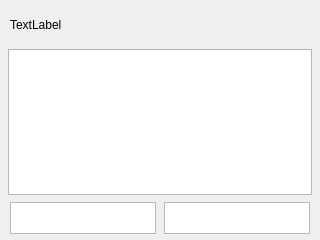
<?xml version='1.0' encoding='utf-8'?>
<ui version="4.0">
 <class>PlaylistWindow</class>
 <widget class="QDialog" name="PlaylistWindow">
  <property name="geometry">
   <rect>
    <x>0</x>
    <y>0</y>
    <width>320</width>
    <height>240</height>
   </rect>
  </property>
  <property name="windowTitle">
   <string>Dialog</string>
  </property>
  <widget class="QTableView" name="list_view">
   <property name="geometry">
    <rect>
     <x>8</x>
     <y>49</y>
     <width>304</width>
     <height>146</height>
    </rect>
   </property>
  </widget>
  <widget class="QLabel" name="tl_playlist">
   <property name="geometry">
    <rect>
     <x>10</x>
     <y>7</y>
     <width>300</width>
     <height>36</height>
    </rect>
   </property>
   <property name="text">
    <string>TextLabel</string>
   </property>
  </widget>
  <widget class="QGraphicsView" name="confirm">
   <property name="geometry">
    <rect>
     <x>10</x>
     <y>202</y>
     <width>146</width>
     <height>32</height>
    </rect>
   </property>
  </widget>
  <widget class="QGraphicsView" name="cancel">
   <property name="geometry">
    <rect>
     <x>164</x>
     <y>202</y>
     <width>146</width>
     <height>32</height>
    </rect>
   </property>
  </widget>
 </widget>
 <resources />
 <connections />
</ui>
